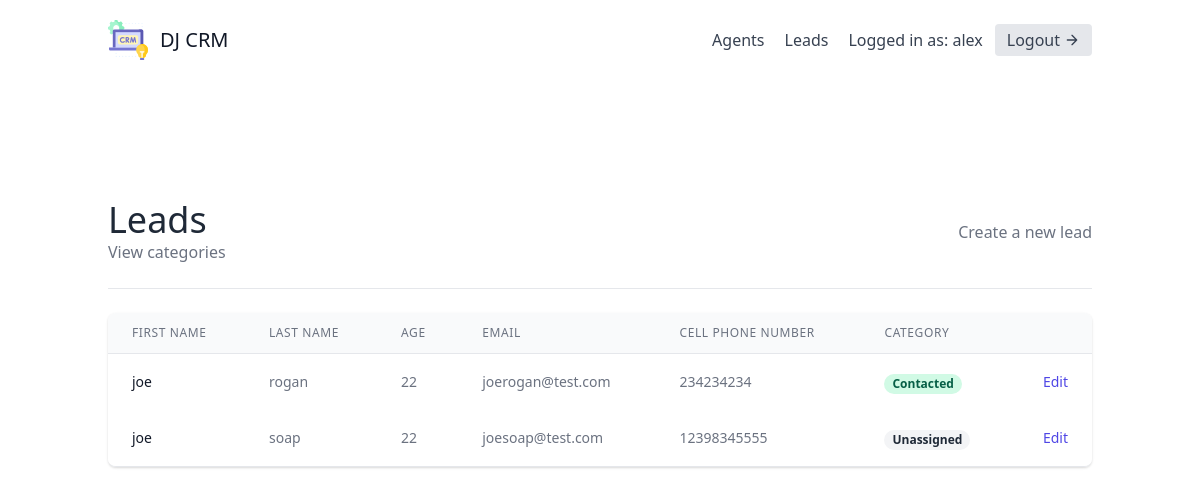
The page /leads/ (signed in) on the database its author committed.
### leads/models.py (models this page shows, shortened)
class User(AbstractUser):
    is_organisor = models.BooleanField(default=True)
    is_agent = models.BooleanField(default=False)

class Lead(models.Model):
    first_name = models.CharField(max_length=20)
    last_name = models.CharField(max_length=20)
    age = models.IntegerField(default=0)
    organisation = models.ForeignKey(UserProfile, on_delete=models.CASCADE)
    agent = models.ForeignKey("Agent", null=True, blank=True, on_delete=models.SET_NULL)
    category = models.ForeignKey("Category", related_name="leads", null=True, blank=True, on_delete=models.SET_NULL)
    description = models.TextField()
    date_added = models.DateTimeField(auto_now_add=True)
    phone_number = models.CharField(max_length=20)
    email = models.EmailField()

class Category(models.Model):
    name = models.CharField(max_length=30)  # New, Contacted, Converted, Unconverted
    organisation = models.ForeignKey(UserProfile, on_delete=models.CASCADE)

### leads/views.py (the view)
# urls.py: path('', LeadListView.as_view(), name='lead-list'),
class LeadListView(LoginRequiredMixin, generic.ListView):
    template_name = "leads/lead_list.html"
    context_object_name = "leads"
    def get_queryset(self):
        user = self.request.user
        if user.is_organisor:
            queryset = Lead.objects.filter(
                organisation=user.userprofile,
                agent__isnull=False
            )
        else:
            queryset = Lead.objects.filter(
                organisation=user.agent.organisation,
                agent__isnull=False
            )
            queryset = queryset.filter(agent__user=user)
        return queryset
    def get_context_data(self, **kwargs):
        context = super(LeadListView, self).get_context_data(**kwargs)
        user = self.request.user
        if user.is_organisor:
            queryset = Lead.objects.filter(
                organisation=user.userprofile,
                agent__isnull=True
            )
            context.update({
                "unassigned_leads": queryset
            })
        return context

### leads/templates/leads/lead_list.html (shortened to what this page needs)
{% extends "base.html" %}
{% block content %}
<section class="text-gray-700 body-font">
    <div class="container px-5 py-24 mx-auto flex flex-wrap">
        <div class="w-full mb-6 py-6 flex justify-between items-center border-b border-gray-200">
            <div>
                <h1 class="text-4xl text-gray-800">Leads</h1>
                <a class="text-gray-500 hover:text-blue-500" href="{% url 'leads:category-list' %}">
                    View categories
                </a>
            </div>
            {% if request.user.is_organisor %}
            <div>
                <a class="text-gray-500 hover:text-blue-500" href="{% url 'leads:lead-create' %}">
                    Create a new lead
                </a>
            </div>
            {% endif %}
        </div>
        <div class="flex flex-col w-full">
            <div class="-my-2 overflow-x-auto sm:-mx-6 lg:-mx-8">
            <div class="py-2 align-middle inline-block min-w-full sm:px-6 lg:px-8">
                <div class="shadow overflow-hidden border-b border-gray-200 sm:rounded-lg">
                <table class="min-w-full divide-y divide-gray-200">
                    <thead class="bg-gray-50">
                        <tr>
                            <th scope="col" class="px-6 py-3 text-left text-xs font-medium text-gray-500 uppercase tracking-wider">
                            First Name
                            </th>
                            <th scope="col" class="px-6 py-3 text-left text-xs font-medium text-gray-500 uppercase tracking-wider">
                            Last Name
                            </th>
                            <th scope="col" class="px-6 py-3 text-left text-xs font-medium text-gray-500 uppercase tracking-wider">
                            Age
                            </th>
                            <th scope="col" class="px-6 py-3 text-left text-xs font-medium text-gray-500 uppercase tracking-wider">
                            Email
                            </th>
                            <th scope="col" class="px-6 py-3 text-left text-xs font-medium text-gray-500 uppercase tracking-wider">
                            Cell Phone Number
                            </th>
                            <th scope="col" class="px-6 py-3 text-left text-xs font-medium text-gray-500 uppercase tracking-wider">
                            Category
                            </th>
                            <th scope="col" class="relative px-6 py-3">
                            </th>
                        </tr>
                    </thead>
                    <tbody>
                        {% for lead in leads %}
                            <tr class="bg-white">
                                <td class="px-6 py-4 whitespace-nowrap text-sm font-medium text-gray-900">
                                    {{ lead.first_name }}
                                </td>
                                <td class="px-6 py-4 whitespace-nowrap text-sm text-gray-500">
                                    {{ lead.last_name }}
                                </td>
                                <td class="px-6 py-4 whitespace-nowrap text-sm text-gray-500">
                                    {{ lead.age }}
                                </td>
                                <td class="px-6 py-4 whitespace-nowrap text-sm text-gray-500">
                                    {{ lead.email }}
                                </td>
                                <td class="px-6 py-4 whitespace-nowrap text-sm text-gray-500">
                                    {{ lead.phone_number }}
                                </td>
                                <td class="px-6 py-4 whitespace-nowrap">
                                    {% if lead.category %}
                                        <span class="px-2 inline-flex text-xs leading-5 font-semibold rounded-full bg-green-100 text-green-800">
                                            {{ lead.category.name }}
                                        </span>
                                    {% else %}
                                        <span class="px-2 inline-flex text-xs leading-5 font-semibold rounded-full bg-gray-100 text-gray-800">
                                            Unassigned
                                        </span>
                                    {% endif %}
                                </td>
                                <td class="px-6 py-4 whitespace-nowrap text-right text-sm font-medium">
                                    <a href="{% url 'leads:lead-update' lead.pk %}" class="text-indigo-600 hover:text-indigo-900">
                                        Edit
                                    </a>
                                </td>
                            </tr>
                        {% endfor %}
                    </tbody>
                </table>
                </div>
            </div>
            </div>
        </div>
    </div>
</section>
{% endblock content %}

### templates/base.html (shortened to what this page needs)
{% load static %}
<!DOCTYPE html>
<html lang="en">
<head>
    <link href="{% static 'css/styles.css' %}" rel="stylesheet" />
    <link href="https://unpkg.com/tailwindcss@^2/dist/tailwind.min.css" rel="stylesheet">
</head>
<body>
    <div class="max-w-7xl mx-auto">
        {% include 'navbar.html' %}
        {% block content %}
        {% endblock content %}
    </div>
</body>
</html>

### templates/navbar.html (shortened to what this page needs)
<header class="text-gray-700 body-font">
    <div class="container mx-auto flex flex-wrap p-5 flex-col md:flex-row items-center">
      <a class="flex title-font font-medium items-center text-gray-900 mb-4 md:mb-0">
        <span class="ml-3 text-xl">DJ CRM</span>
      </a>
      <nav class="md:ml-auto flex flex-wrap items-center text-base justify-center">
        {% if not request.user.is_authenticated %}
          <a href="{% url 'signup' %}" class="mr-5 hover:text-gray-900">Signup</a>
        {% else %}
          {% if request.user.is_organisor %}
          <a href="{% url 'agents:agent-list' %}" class="mr-5 hover:text-gray-900">Agents</a>
          {% endif %}
          <a href="{% url 'leads:lead-list' %}" class="mr-5 hover:text-gray-900">Leads</a>
        {% endif %}
      </nav>
      {% if request.user.is_authenticated %}
        Logged in as: {{ request.user.username }}
        <a href="{% url 'logout' %}" class="ml-3 inline-flex items-center bg-gray-200 border-0 py-1 px-3 focus:outline-none hover:bg-gray-300 rounded text-base mt-4 md:mt-0">
          Logout
            <svg fill="none" stroke="currentColor" stroke-linecap="round" stroke-linejoin="round" stroke-width="2" class="w-4 h-4 ml-1" viewBox="0 0 24 24">
                <path d="M5 12h14M12 5l7 7-7 7"></path>
            </svg>
        </a>
      {% endif %}
    </div>
</header>

### templates/scripts.html (shortened to what this page needs)
{% load static %}

### rows shown on the page
User: user.username "alex"
Lead: first_name "joe", last_name "rogan", age "22", email "joerogan@test.com", phone_number "234234234", category.name "Contacted"
Lead: first_name "joe", last_name "soap", age "22", email "joesoap@test.com", phone_number "12398345555", shows "Unassigned"
